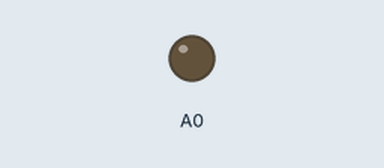
Recording of a sketch running on a simulated Arduino Uno R4 WiFi. Parts: output pins drawn as LEDs (lit = HIGH).

Above: at 0.1 s.
At 2.95 s:
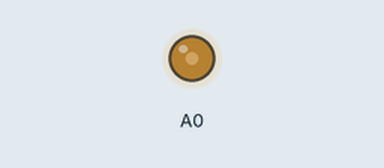
Timing chart, 0 to 2.8 s (numbered marks = the images above):
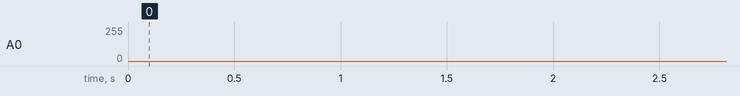

The sketch:

aircraft_signal.ino
```cpp
/* Aircraft pulse investigation v4.0.0 — A0 signal generator.
   UNO R4 Minima / WiFi: A0 DAC to scope CH1; probe ground to UNO GND.
   No A1 acquisition, digital filtering or serial output in this sketch.
   A one-second pattern repeats: 2.0 V baseline; 2.6 V at 120–320 ms;
   2.5 V at 620–640 ms. Added interference: 120, 150, 180 Hz, 0.10 V peak each.
   Do not connect another output to A0. Verify actual levels on the scope.
*/
// A tiny gremlin is hiding in here. :)
#include <Arduino.h>
#include <FspTimer.h>
#include <math.h>
#if !defined(ARDUINO_UNOR4_MINIMA) && !defined(ARDUINO_UNOR4_WIFI)
#error "Select Arduino UNO R4 Minima or UNO R4 WiFi."
#endif
// Enter the measured supply/reference voltage; the sketch does not measure it.
constexpr float REFERENCE_V = 5.00f;
static_assert(REFERENCE_V >= 3.5f && REFERENCE_V <= 5.5f, "Check the measured reference voltage");
constexpr uint32_t DAC_RATE = 4000, DAC_INTERVAL_US = 1000000 / DAC_RATE;
constexpr unsigned TABLE_SIZE = DAC_RATE;
constexpr float INTERFERENCE_HZ[] = {120, 150, 180};
uint16_t waveform[TABLE_SIZE];
FspTimer signalTimer;
uint32_t phaseTick = 0, previousUs = 0;
bool firstTick = true, timerOK = false;
uint16_t dacCode(float voltage) {
  const long code = lroundf(voltage * 4095.0f / REFERENCE_V);
  return uint16_t(code < 0 ? 0 : code > 4095 ? 4095 : code);
}
float sourceVolts(unsigned tick) {
  tick %= TABLE_SIZE;
  const double t = double(tick) / DAC_RATE;
  double voltage = tick >= 480 && tick < 1280 ? 2.60 : tick >= 2480 && tick < 2560 ? 2.50 : 2.00;
  for (float frequency : INTERFERENCE_HZ) voltage += 0.10 * sin(6.283185307179586 * frequency * t);
  return float(voltage);
}
// No sine calculation, allocation or printing in the timed callback.
void onSignalTick(timer_callback_args_t *) {
  const uint32_t now = micros();
  uint32_t slots = 1;
  if (!firstTick) {
    const uint32_t gap = now - previousUs; // Also works across micros() rollover.
    slots = (gap + DAC_INTERVAL_US / 2) / DAC_INTERVAL_US;
    if (!slots) slots = 1;
  }
  firstTick = false; previousUs = now;
  phaseTick = (phaseTick + slots) % TABLE_SIZE;
  analogWrite(A0, waveform[phaseTick]);
}
bool startSignalGenerator() {
  uint8_t type = GPT_TIMER;
  const int8_t channel = FspTimer::get_available_timer(type);
  if (channel < 0) return false;
  if (!signalTimer.begin(TIMER_MODE_PERIODIC, type, uint8_t(channel), float(DAC_RATE), 0.0f, onSignalTick)) return false;
  return signalTimer.setup_overflow_irq(4) && signalTimer.open() && signalTimer.start();
}
void setup() {
  analogWriteResolution(12);
  for (unsigned i = 0; i < TABLE_SIZE; ++i) waveform[i] = dacCode(sourceVolts(i));
  analogWrite(A0, dacCode(2.0f));
  timerOK = startSignalGenerator();
  // If the timer cannot start, A0 stays at the baseline. Check board/core/timer.
}
void loop() {
  // The hardware timer continuously generates the signal. No other output.
}
```
